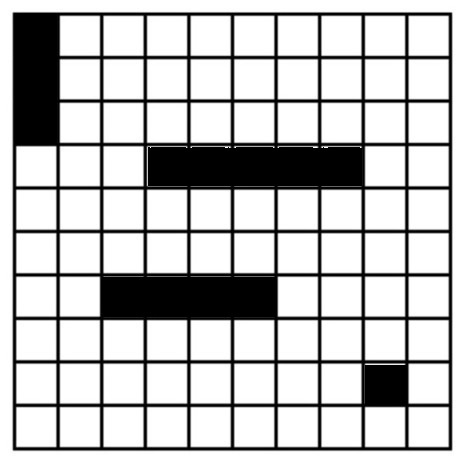
%> input picture finalSINvoz/Tablero 10x10.jpg, 467 x 464 px
$ octave Deteccion_Foto.m   (GNU Octave 9; MATLAB toolbox functions it lacks are replaced by stand-ins)
%> lines starting %> are read from the running program, lines starting %| are printed output that depends on the picture; in (x1, y1, x2, y2) boxes, pixels count from 0 and x2, y2 are one past the last pixel; in counts of white or black regions, pixels touching at a corner belong together; the program's own positions count from 1
### finalSINvoz/CalcLines.m
function [lines,E]=CalcLines(imagen)
    %Calcula las lineas de la imagen introducida.
    %En nuestro caso realiza trans. binarias hasta encontrar las 22 lineas
    %que sabemos que tiene.
    %톁alida: lines-> struct lines.
    %         E-> Imagen sobre la que esas lineas fueron calculadas.
    max_dist=sqrt(size(imagen,1)^2+size(imagen,2)^2);

    validation=0;
    i=0;

    while i<250 && validation~=22
        i=i+10;
        imagen2=imagen>i;
        E=edge(imagen2,'canny');
        [H, theta, rho]=hough(E);

        peaks=houghpeaks(H,22);
        validation=length(peaks);
        lines=houghlines(E, theta, rho, peaks, 'FillGap', max_dist);
    end
end

### finalSINvoz/CalcBigLines.m
function [x,y,columna,fila,xs,ys]=CalcBigLines(lines)
    %Averigua si las lineas perteneces a columnas o filas, luego alarga las
    %lineas para obtener un mejor resultado.
    %텲ntrada: lines-> struct lines empleada.
    %톁alida:  x-> Nuevos valores de la x.
    %          y-> Nuevos valores de la y.
    %          columna-> Indica que lineas son columnas.
    %          linea-> Indica que lineas son filas.
    %          xs-> Viejos valores de la x.
    %          ys-> Viejos valores de la y.
    x=[lines(1).point1(1),lines(1).point2(1)];
    xs=[lines(1).point1(1),lines(1).point2(1)];
    y=[lines(1).point1(2),lines(1).point2(2)];
    ys=[lines(1).point1(2),lines(1).point2(2)];
    for k=2:length(lines)
        x=[x;lines(k).point1(1),lines(k).point2(1)];
        xs=[xs;lines(1).point1(1),lines(1).point2(1)];
        y=[y;lines(k).point1(2),lines(k).point2(2)];
        ys=[ys;lines(1).point1(2),lines(1).point2(2)];
    end

    i=0;
    j=0;
    for k=1:length(lines)
        l=abs(x(k,1)-x(k,2));
        c=abs(y(k,1)-y(k,2));
        if l>c
            i=i+1;
            fila(i)=k;
        end
        if c>l
            j=j+1;
            columna(j)=k;
        end
    end

    x(fila,1)=x(fila,1)-200;
    x(fila,2)=x(fila,2)+200;

    y(columna,1)=y(columna,1)-200;
    y(columna,2)=y(columna,2)+200;
end

### finalSINvoz/Ord.m
function [Xcol,Ycol,Xfil,Yfil]=Ord(x,y,col,fil)
    %Devuelve columnas y filas separadas.
    %Las ordena dependiendo de si son filas o columnas.
    %톁alida: columnas-> x y de las columnas.
    %         fila-> x y de las filas.
    columnas=[x(col,1),x(col,2),y(col,1),y(col,2)];
    filas=[x(fil,1),x(fil,2),y(fil,1),y(fil,2)];
    [~,idx]=sort(columnas(:,1));      %Ordenamos en funcion de las x.
    columnas=columnas(idx,:);
    [~,idy]=sort(filas(:,3));         %Ordenamos en funcion de las y.
    filas=filas(idy,:);
    Xcol=[columnas(:,1),columnas(:,2)];
    Xfil=[columnas(:,3),columnas(:,4)];
    Ycol=[filas(:,1),filas(:,2)];
    Yfil=[filas(:,3),filas(:,4)];
end

### finalSINvoz/takeSquares.m
function [im]=takeSquares(imagen,Xcol,Ycol,Xfil,Yfil)
    for i=1:10
        for j=1:10
            [xC,yC,xLine,yLine]=makeSquare(Xcol(j:j+1,:),Ycol(j:j+1,:),Xfil(i:i+1,:),Yfil(i:i+1,:));
            im{i,j}=imcrop(imagen,[xC,yC,xLine,yLine]);
        end
    end
end

### finalSINvoz/search.m
function ocupadas=search(im)
    ok=1;
    for i=1:10
       for j=1:10
          c1=im{i,j}>10;
          c2=im{i,j}<=125;
          oscuros=length(im{i,j}(c1&c2));
          c1=im{i,j}>130;
          c2=im{i,j}<=255;
          claros=length(im{i,j}(c1&c2));
          if oscuros>claros
              ocupadas(ok,:)=[i,j];
              ok=ok+1;
       end
    end
end

### finalSINvoz/barcos.m
function [por,buque,submarino,lancha]=barcos(ocupadas)
    for loop=1:4
        pos(1,:)=ocupadas(1,:);
        barco(1,:)=ocupadas(1,:);
        toErase(1)=1;
        p=2;
        for i=2:length(ocupadas(:,1))
            if ocupadas(i,1)==pos(1,1) %Si fila==
                if ocupadas(i,2)==pos(1,2)+1 %Igual a columna+1
                    pos(1,:)=ocupadas(i,:);
                    barco(p,:)=ocupadas(i,:);
                    toErase(i)=i;
                    p=p+1;
                end
            end
            if ocupadas(i,2)==pos(1,2) %Si col==
                if ocupadas(i,1)==pos(1,1)+1 %Igual a fila+1
                    pos(1,:)=ocupadas(i,:);
                    barco(p,:)=ocupadas(i,:);
                    toErase(i)=i;
                    p=p+1;
                end
            end
        end
        ocupadas([toErase],:)=[];
        long=length(barco(:,1));
        switch long
            case 1
                lancha=barco;
            case 3
                submarino=barco;
            case 4
                buque=barco;
            case 5
                por=barco;
        end
        clear toErase;
        clear pos;
        clear barco;
    end
end

### finalSINvoz/createMatrix.m
function [matrix]=createMatrix(ocupadas)
    for i=1:10
       for j=1:10
          if length(find(ocupadas(:,1)==i & ocupadas(:,2)==j))==1
              matrix(i,j)=1;
          else
              matrix(i,j)=0;
          end
       end
    end
end

### finalSINvoz/jugar.m
function jugar(imagen,matrix,Xcol,Ycol,Xfil,Yfil,por,buque,submarino,lancha)
    figure,imshow(imagen);
    final=false;
    i=1;
    tocado=false;
    while i<=23 & final==false
        Ipos=[1,2,3,4,4,4,4,4,7,7,7,8,9,7];
        Jpos=[1,1,1,4,5,6,7,8,3,4,5,8,9,6];
        [imagen,matrix]=makeCircles(imagen,Xcol,Ycol,Xfil,Yfil,matrix,Ipos(i),Jpos(i));
        if length(find(por(:,1)==Ipos(i) & por(:,2)==Jpos(i)))
            [~,ind]=find(por(:,1)==Ipos(i) & por(:,2)==Jpos(i));
            por(ind,:)=[];
            tocado=true;
            if length(por(:,1)>0)
                disp('Tocado portaaviones.')
            else
                disp('Hundido portaaviones.');
            end
        end
        if length(find(buque(:,1)==Ipos(i) & buque(:,2)==Jpos(i)))
            [~,ind]=find(buque(:,1)==Ipos(i) & buque(:,2)==Jpos(i));
            buque(ind,:)=[];
            tocado=true;
            if length(buque(:,1))>0
                disp('Tocado buque.')
            else
                disp('Hundido buque.');
            end
        end
        if length(find(submarino(:,1)==Ipos(i) & submarino(:,2)==Jpos(i)))
            [~,ind]=find(submarino(:,1)==Ipos(i) & submarino(:,2)==Jpos(i));
            submarino(ind,:)=[];
            tocado=true;
            if length(submarino(:,1))>0
                disp('Tocado submarino.')
            else
                disp('Hundido submarino.');
            end
        end
        if length(find(lancha(1,1)==Ipos(i) & lancha(1,2)==Jpos(i)))
            lancha=[0,0];
            tocado=true;
            disp('Hundido lancha.');
        end
        if tocado==false
           disp('Agua.');
        end
        i=i+1;
        tocado=false;
        if length(por(:,1))==0 & length(submarino(:,1))==0 & length(buque(:,1))==0 & length(por(:,1))==0
            disp('Juego acabado, todos los barcos hundidos.');
            final=true;
        end
        pause();
    end
end

### finalSINvoz/makeCircles.m
function [imagen,matrix]=makeCircles(imagen,Xcol,Ycol,Xfil,Yfil,matrix,Xpos,Ypos)
    for i=1:10
        for j=1:10
            if  Xpos==i & Ypos==j
                if matrix(i,j)==0 | matrix(i,j)==1
                    [xC,yC,xLine,yLine]=makeSquare(Xcol(j:j+1,:),Ycol(j:j+1,:),Xfil(i:i+1,:),Yfil(i:i+1,:));
                    rectangle('Position',[xC,yC,xLine,yLine],'Curvature',[1,1],'FaceColor',[1,0,0],'EdgeColor','r');
                    matrix(i,j)=2;
                else
                    disp('Posicion ya bombardeada');
                end
            end
        end
    end
end

### finalSINvoz/Deteccion_Foto.m
clc, clear, close all

%Captura de imagen:
%imagen=tablero();
imagen=imread('tablero 10x10.jpg');
%> imagen is the input picture: size 464x467x3 uint8; min 0, max 255, mean 193.9
imagen=rgb2gray(imagen);
%> imagen: size 464x467 uint8
%Calculo de lineas:
[lines,E]=CalcLines(imagen);
%> the loop in CalcLines, `while i<250 && validation~=22` made 3 passes
%> validation on passes 1 to 3: 21, 21, 22
%> pass 1, in CalcLines, `imagen2=imagen>i;`:
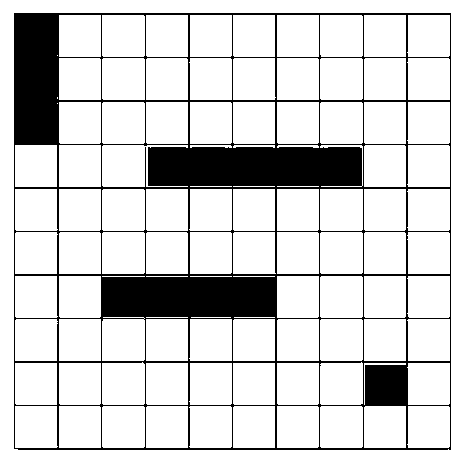
%> imagen2: size 464x467 logical; 83.6% white; 1 black region, box (x1, y1, x2, y2) and area: (14, 13, 451, 450) 35616
%> pass 1, in CalcLines, `E=edge(imagen2,'canny');`:
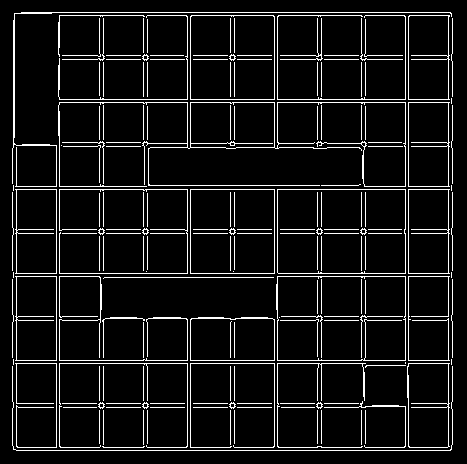
%> E: size 464x467 logical; 7.9% white in thin lines or dots, all inside (x1, y1, x2, y2) = (12, 12, 453, 451)
%> pass 1, in CalcLines, `[H, theta, rho]=hough(E);`:
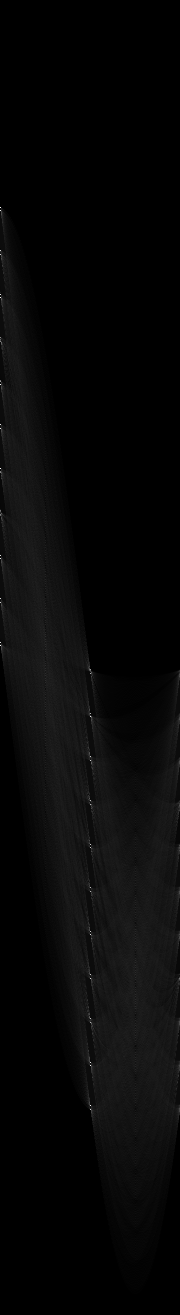
%> H: size 1315x180 double; min 0, max 435, mean 13; drawn with min black and max white
%> pass 2, in CalcLines, `imagen2=imagen>i;`:
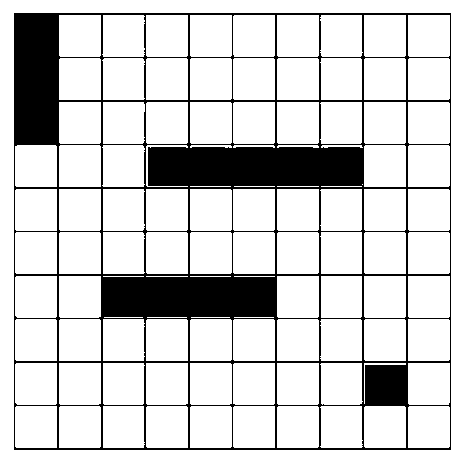
%> imagen2: size 464x467 logical; 82.8% white; 1 black region, box (x1, y1, x2, y2) and area: (14, 13, 451, 450) 37218
%> after the loop in CalcLines, `while i<250 && validation~=22`: i = 30
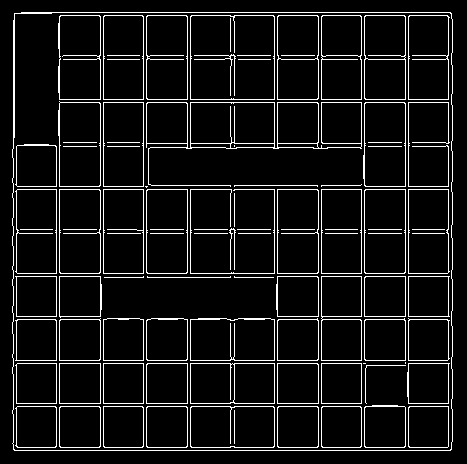
%> E: size 464x467 logical; 7.9% white in thin lines or dots, all inside (x1, y1, x2, y2) = (12, 12, 453, 451)
%> lines = 22 lines; longest, point1 to point2 (x, y): (409, 13) to (409, 451), (60, 13) to (60, 451), (14, 190) to (452, 190), (14, 361) to (452, 361), (14, 274) to (452, 274), (449, 13) to (449, 451)

%Anadir longitud a las lineas:
[x,y,col,fil,xs,ys]=CalcBigLines(lines);
%> in CalcBigLines, `x=[lines(1).point1(1),lines(1).point2(1)];`: x = [15 451]
%> in CalcBigLines, `y=[lines(1).point1(2),lines(1).point2(2)];`: y = [451 451]
%> the loop in CalcBigLines, `for k=2:length(lines)` made 21 passes
%> (x, xs, y, ys) on passes 1 to 3: ([15 451; 22 451], [15 451; 15 451], [451 451; 13 13], [451 451; 451 451]), ([15 451; 22 451; 409 409], [15 451; 15 451; 15 451], [451 451; 13 13; 13 451], [451 451; 451 451; 451 451]), ([15 451; 22 451; 409 409; 60 60], [15 451; 15 451; 15 451; 15 451], [451 451; 13 13; 13 451; 13 451], [451 451; 451 451; 451 451; 451 451])
%> after the loop in CalcBigLines, `for k=2:length(lines)`: x = 22 rows, first 12: [15 451; 22 451; 409 409; 60 60; 14 452; 14 452; 14 452; 449 449; 101 101; 14 452; 144 144; 322 322]; xs = 22 rows, first 12: [15 451; 15 451; 15 451; 15 451; 15 451; 15 451; 15 451; 15 451; 15 451; 15 451; 15 451; 15 451]; y = 22 rows, first 12: [451 451; 13 13; 13 451; 13 451; 190 190; 361 361; 274 274; 13 451; 13 451; 407 407; 13 451; 13 451]; ys = 22 rows, first 12: [451 451; 451 451; 451 451; 451 451; 451 451; 451 451; 451 451; 451 451; 451 451; 451 451; 451 451; 451 451]
%> the loop in CalcBigLines, `for k=1:length(lines)` made 22 passes
%> (l, c) on passes 1 to 12: (436, 0), (429, 0), (0, 438), (0, 438), (438, 0), (438, 0), (438, 0), (0, 438), (0, 438), (438, 0), (0, 438), (0, 438)
%> after the loop in CalcBigLines, `for k=1:length(lines)`: columna = [3 4 8 9 11 12 13 14 18 19 21]; fila = [1 2 5 6 7 10 15 16 17 20 22]
%> x = 22 rows, first 12: [-185 651; -178 651; 409 409; 60 60; -186 652; -186 652; -186 652; 449 449; 101 101; -186 652; 144 144; 322 322]; y = 22 rows, first 12: [451 451; 13 13; -187 651; -187 651; 190 190; 361 361; 274 274; -187 651; -187 651; 407 407; -187 651; -187 651]; col = [3 4 8 9 11 12 13 14 18 19 21]; fil = [1 2 5 6 7 10 15 16 17 20 22]

%Ordenar las lineas:
[Xcol,Ycol,Xfil,Yfil]=Ord(x,y,col,fil);
%> in Ord, `columnas=[x(col,1),x(col,2),y(col,1),y(col,2)];`: columnas = 11 rows, first 8: [409 409 -187 651; 60 60 -187 651; 449 449 -187 651; 101 101 -187 651; 144 144 -187 651; 322 322 -187 651; 278 278 -187 651; 362 362 -187 651]
%> in Ord, `filas=[x(fil,1),x(fil,2),y(fil,1),y(fil,2)];`: filas = 11 rows, first 8: [-185 651 451 451; -178 651 13 13; -186 652 190 190; -186 652 361 361; -186 652 274 274; -186 652 407 407; -186 652 100 100; -186 652 234 234]
%> in Ord, `[~,idx]=sort(columnas(:,1));`: idx = [9; 2; 4; 5; 10; 11; 7; 6; 8; 1; 3]
%> in Ord, `columnas=columnas(idx,:);`: columnas = 11 rows, first 8: [14 14 -179 650; 60 60 -187 651; 101 101 -187 651; 144 144 -187 651; 191 191 -187 651; 235 235 -187 651; 278 278 -187 651; 322 322 -187 651]
%> in Ord, `[~,idy]=sort(filas(:,3));`: idy = [2; 10; 7; 11; 3; 8; 5; 9; 4; 6; 1]
%> in Ord, `filas=filas(idy,:);`: filas = 11 rows, first 8: [-178 651 13 13; -186 652 60 60; -186 652 100 100; -186 652 144 144; -186 652 190 190; -186 652 234 234; -186 652 274 274; -186 652 320 320]
%> in Ord, `Xcol=[columnas(:,1),columnas(:,2)];`: Xcol = [14 14; 60 60; 101 101; 144 144; 191 191; 235 235; 278 278; 322 322; 362 362; 409 409; 449 449]
%> in Ord, `Xfil=[columnas(:,3),columnas(:,4)];`: Xfil = [-179 650; -187 651; -187 651; -187 651; -187 651; -187 651; -187 651; -187 651; -187 651; -187 651; -187 651]
%> in Ord, `Ycol=[filas(:,1),filas(:,2)];`: Ycol = [-178 651; -186 652; -186 652; -186 652; -186 652; -186 652; -186 652; -186 652; -186 652; -186 652; -185 651]
%> in Ord, `Yfil=[filas(:,3),filas(:,4)];`: Yfil = [13 13; 60 60; 100 100; 144 144; 190 190; 234 234; 274 274; 320 320; 361 361; 407 407; 451 451]

%Obtener cuadraros:
im=takeSquares(imagen,Xcol,Ycol,Xfil,Yfil);
%> after the loop in takeSquares, `for i=1:10`: im = 100 items
%> im = 100 items

%Casillas ocupadas:
ocupadas=search(im);
%> after the loop in search, `for i=1:10`: ocupadas = 13 rows, first 12: [1 1; 2 1; 3 1; 4 4; 4 5; 4 6; 4 7; 4 8; 7 3; 7 4; 7 5; 7 6]; ok = 14

%Inicializar barcos:
[por,buque,submarino,lancha]=barcos(ocupadas);
%> the loop in barcos, `for loop=1:4` made 4 passes
%> (long, submarino) on pass 1: (3, [1 1; 2 1; 3 1])
%> (long, por) on pass 2: (5, [4 4; 4 5; 4 6; 4 7; 4 8])
%> por = [4 4; 4 5; 4 6; 4 7; 4 8]; buque = [7 3; 7 4; 7 5; 7 6]; submarino = [1 1; 2 1; 3 1]; lancha = [9 9]

%Crear matrix:
matrix=createMatrix(ocupadas);

%Jugar:
jugar(imagen,matrix,Xcol,Ycol,Xfil,Yfil,por,buque,submarino,lancha);
%> after the loop in jugar, `while i<=23 & final==false`: final = true; i = 15; lancha = [0 0]
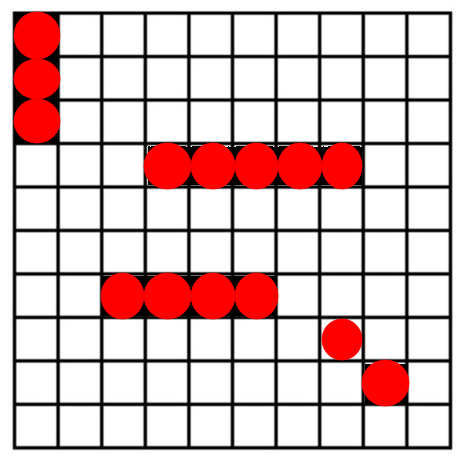
%> figure redrawn from the program's plot data
